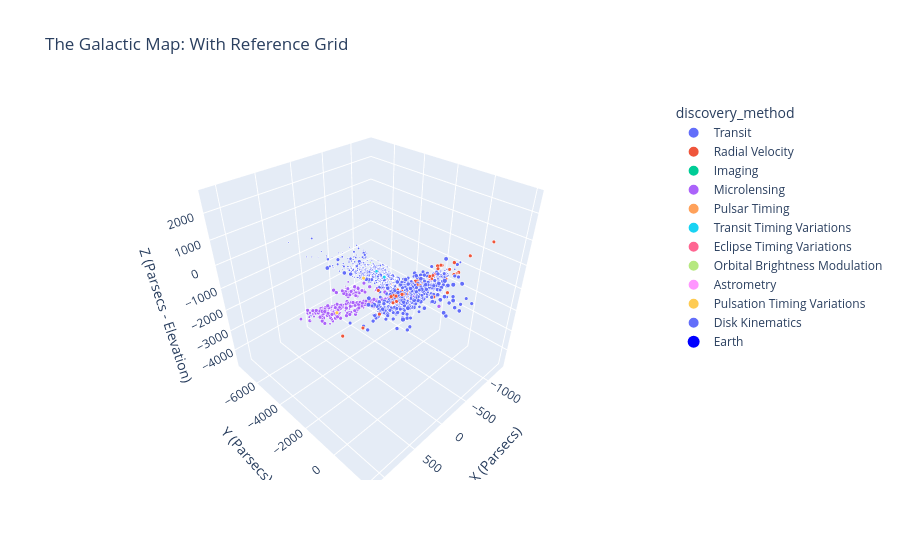

Notebook source saved alongside this figure:
### Code cell
fig = px.scatter_3d(
    df_map, 
    x='X', y='Y', z='Z',
    color='discovery_method',
    size='planet_radius_earth',  
    size_max=15,                 
    hover_name='planet_name',
    title='The Galactic Map: Visualizing Observational Bias',
    opacity=1
)

fig.add_scatter3d(
    x=[0], y=[0], z=[0], 
    mode='markers', 
    marker=dict(size=8, color='blue', symbol='circle'), 
    name='Earth'
)


fig.update_layout(
    scene=dict(
        xaxis=dict(
            title='X (Parsecs)', 
            showgrid=True, 
            zeroline=True,      
        ),
        yaxis=dict(
            title='Y (Parsecs)', 
            showgrid=True, 
            zeroline=True,      
            showline=True
        ),
        zaxis=dict(
            title='Z (Parsecs - Elevation)', 
            showgrid=True, 
            zeroline=True      
        ),
        aspectmode='cube' 
    ),
    title='The Galactic Map: With Reference Grid'
)
fig.show()

### Figure 1 — Plotly figure (JSON) as saved in the notebook; plotly's stock layout.template omitted (floating-point values rounded to 4 significant figures; data arrays with more than 128 entries replaced by an {"elided": "..."} marker saying what was removed)
{"data": [{"hovertemplate": "<b>%{hovertext}</b><br><br>discovery_method=Transit<br>X=%{x}<br>Y=%{y}<br>Z=%{z}<br>planet_radius_earth=%{marker.size}<extra></extra>", "hovertext": {"elided": "4502 str values"}, "legendgroup": "Transit", "marker": {"color": "#636efa", "opacity": 1, "size": {"elided": "4502 float values"}, "sizemode": "area", "sizeref": 0.3437, "symbol": "circle"}, "mode": "markers", "name": "Transit", "scene": "scene", "showlegend": true, "type": "scatter3d", "x": {"elided": "4502 float values"}, "y": {"elided": "4502 float values"}, "z": {"elided": "4502 float values"}}, {"hovertemplate": "<b>%{hovertext}</b><br><br>discovery_method=Radial Velocity<br>X=%{x}<br>Y=%{y}<br>Z=%{z}<br>planet_radius_earth=%{marker.size}<extra></extra>", "hovertext": {"elided": "1181 str values"}, "legendgroup": "Radial Velocity", "marker": {"color": "#EF553B", "opacity": 1, "size": {"elided": "1181 float values"}, "sizemode": "area", "sizeref": 0.3437, "symbol": "circle"}, "mode": "markers", "name": "Radial Velocity", "scene": "scene", "showlegend": true, "type": "scatter3d", "x": {"elided": "1181 float values"}, "y": {"elided": "1181 float values"}, "z": {"elided": "1181 float values"}}, {"hovertemplate": "<b>%{hovertext}</b><br><br>discovery_method=Imaging<br>X=%{x}<br>Y=%{y}<br>Z=%{z}<br>planet_radius_earth=%{marker.size}<extra></extra>", "hovertext": ["GQ Lup b", "HN Peg b", "2MASS J04414489+2301513 b", "CHXR 73 b", "FU Tau b", "Ross 458 c", "ROXs 42 B b", "WD 0806-661 b", "GU Psc b", "USco CTIO 108 b", "CFBDSIR J145829+101343 b", "HD 95086 b", "HD 106906 b", "2MASS J01225093-2439505 b", "HR 8799 b", "HR 8799 d", "HR 8799 e", "HIP 78530 b", "1RXS J160929.1-210524 b", "HR 2562 b", "2MASS J02192210-3925225 b", "HD 100546 b", "KOINTREAU-1 b", "ITG 15 b", "KOINTREAU-3 b", "HD 206893 c", "2MASS J22501512+2325342 b", "HD 169142 b", "HD 135344 A b", "WISPIT 1 b", "HR 8799 c", "LkCa 15 c", "DH Tau b", "COCONUTS-2 b", "USco1621 b", "KOINTREAU-4 b", "Oph 11 b", "HD 284149 AB b", "2MASS J03590986+2009361 b", "2MASS J21252752-8138278 b", "BD+60 1417 b", "HIP 65426 b", "2MASS J12073346-3932539 b", "PDS 70 b", "PDS 70 c", "TYC 8998-760-1 b", "TYC 8998-760-1 c", "2MASS J01033563-5515561 AB b", "AF Lep b", "USco1556 b", "HD 203030 b", "b Cen AB b", "AB Aur b", "bet Pic b", "HIP 21152 b", "VHS J125601.92-125723.9 b", "HIP 81208 C b", "2MASS J11550485-7919108 b", "G 196-3 b", "GJ 900 b", "HIP 39017 b", "HIP 54515 b", "2MASS J0249-0557 c", "WISPIT 2 b", "WISPIT 1 c", "AB Pic b", "GSC 06214-00210 b", "CT Cha b", "LkCa 15 b", "kap And b", "SR 12 AB c", "GJ 504 b", "ROXs 12 b", "2MASS J22362452+4751425 b", "HD 206893 b", "LP 261-75 b", "2M0437 b", "HIP 77900 b", "UCAC4 328-061594 b", "UCAC3 113-933 b", "HIP 79098 AB b", "PZ Tel b", "HIP 99770 b", "51 Eri b", "MWC 758 c", "WISEP J121756.91+162640.2 A b", "CD-35 2722 b", "HD 143811 AB b"], "legendgroup": "Imaging", "marker": {"color": "#00cc96", "opacity": 1, "size": [33.6, 11.78, 12.6, 12.3, 12.2, 14.01, 12.5, 12.6, 14.18, 12.3, 12.4, 12.9, 12.4, 11.21, 13.0, 13.0, 13.11, 12.0, 18.65, 12.44, 16.14, 77.34, 12.4, 12.1, 13.1, 16.37, 11.9, 13.1, 16.25, 12.4, 13.0, 2.84, 30.26, 12.44, 12.2, 12.2, 12.3, 12.0, 12.2, 12.4, 14.68, 16.81, 15.69, 21.97, 22.19, 12.3, 12.33, 12.3, 13.0, 12.3, 14.46, 12.4, 12.5, 18.49, 12.0, 13.67, 12.3, 12.1, 12.0, 12.4, 12.0, 12.2, 12.4, 17.93, 12.8, 12.3, 20.18, 24.66, 2.84, 12.3, 12.3, 12.11, 12.2, 12.3, 14.01, 12.1, 13.0, 12.1, 12.1, 12.1, 12.1, 11.9, 12.2, 2.84, 2.84, 10.47, 17.37, 15.69], "sizemode": "area", "sizeref": 0.3437, "symbol": "circle"}, "mode": "markers", "name": "Imaging", "scene": "scene", "showlegend": true, "type": "scatter3d", "x": [-66.36, 14.55, 37.11, -39.69, 49.39, -10.85, -49.32, -4.067, 43.2, -65.29, -16.18, -30.19, -57.47, 28.75, 37.46, 37.46, 37.46, -62.48, -60.19, -3.654, 25.42, -36.91, 53.94, 42.04, -50.36, 33.08, 50.1, 10.52, -74.11, -68.75, 37.46, 50.45, 46.31, -1.148, -51.87, -51.69, -51.34, 52.45, 55.47, 3.874, -22.06, -63.2, -49.56, -71.89, -71.89, -37.34, -37.34, 25.86, 3.762, -65.08, 26.87, -58.95, 38.62, 0.688, 16.17, -12.01, -43.3, -18.69, -12.16, 20.67, -32.83, -80.76, 48.45, 47.52, -68.75, -2.218, -42.12, -43.35, 50.45, 35.65, -40.15, -16.33, -48.97, 43.61, 33.08, -23.23, 40.44, -69.77, -32.28, 43.51, -62.31, 6.92, 17.77, 10.46, 18.54, -9.657, -0.738, -57.48], "y": [-103.4, -9.764, 104.4, 9.441, 110.4, -2.946, -120.9, 6.578, 14.16, -120.1, -15.97, 8.508, -4.494, 10.87, -8.739, -8.739, -8.739, -110.4, -115.0, 16.48, 17.69, 4.3, 136.0, 115.1, -117.3, -22.03, -15.74, -98.03, -85.12, 130.4, -8.739, 137.3, 111.4, 2.225, -113.2, -119.5, -113.2, 97.25, 95.27, -3.096, -4.244, -24.45, -1.635, -45.0, -45.0, -14.56, -14.56, 7.367, 26.01, -108.8, -22.75, -50.33, 134.2, 12.39, 40.07, -2.996, -111.7, 0.4015, 6.717, -2.263, 57.41, 18.19, 44.38, -125.0, 130.4, 26.39, -92.33, 10.78, 137.3, -3.054, -93.82, -5.685, -113.3, -16.65, -22.03, 14.65, 107.3, -114.4, 16.66, 4.018, -118.1, -29.33, -26.72, 27.83, 143.0, -0.7579, 18.14, -103.2], "z": [-88.11, 4.62, 47.11, -186.0, 56.52, 2.467, -59.65, -17.62, 13.95, -45.25, 4.102, -80.32, -85.39, -14.12, 14.87, 14.87, 14.87, -51.19, -50.05, -29.52, -25.46, -103.2, 61.36, 59.85, -58.77, -9.018, 22.75, -56.42, -85.51, -176.6, 14.87, 60.14, 60.27, -10.59, -59.36, -64.71, -55.57, 40.88, 40.47, -33.75, 38.94, -85.21, -40.95, -74.77, -74.77, -85.71, -85.71, -38.79, -5.538, -60.96, 17.35, -60.11, 82.41, -15.36, 4.093, -2.847, -86.14, -99.11, 16.79, 0.583, -5.01, -1.927, -6.859, -18.03, -176.6, -42.47, -38.39, -185.4, 60.14, 34.95, -46.92, 2.871, -58.71, 51.59, -9.018, 19.93, 58.03, -69.28, -16.52, -29.25, -58.57, -36.15, 24.01, -1.284, 68.26, 2.859, -13.11, -68.59]}, {"hovertemplate": "<b>%{hovertext}</b><br><br>discovery_method=Microlensing<br>X=%{x}<br>Y=%{y}<br>Z=%{z}<br>planet_radius_earth=%{marker.size}<extra></extra>", "hovertext": {"elided": "272 str values"}, "legendgroup": "Microlensing", "marker": {"color": "#ab63fa", "opacity": 1, "size": {"elided": "272 float values"}, "sizemode": "area", "sizeref": 0.3437, "symbol": "circle"}, "mode": "markers", "name": "Microlensing", "scene": "scene", "showlegend": true, "type": "scatter3d", "x": {"elided": "272 float values"}, "y": {"elided": "272 float values"}, "z": {"elided": "272 float values"}}, {"hovertemplate": "<b>%{hovertext}</b><br><br>discovery_method=Pulsar Timing<br>X=%{x}<br>Y=%{y}<br>Z=%{z}<br>planet_radius_earth=%{marker.size}<extra></extra>", "hovertext": ["PSR B1257+12 b", "PSR B1257+12 d", "PSR J2322-2650 b", "PSR B0329+54 b", "PSR B1257+12 c", "PSR J1719-1438 b"], "legendgroup": "Pulsar Timing", "marker": {"color": "#FFA15A", "opacity": 1, "size": [0.338, 1.8, 13.9, 1.22, 1.91, 2.84], "sizemode": "area", "sizeref": 0.3437, "symbol": "circle"}, "mode": "markers", "name": "Pulsar Timing", "scene": "scene", "showlegend": true, "type": "scatter3d", "x": [-565.4, -565.4, 202.5, 175.1, -565.4, -205.8], "y": [-151.6, -151.6, -33.36, 234.5, -151.6, -1143.0], "z": [131.7, 131.7, -103.9, 411.5, 131.7, -303.2]}, {"hovertemplate": "<b>%{hovertext}</b><br><br>discovery_method=Transit Timing Variations<br>X=%{x}<br>Y=%{y}<br>Z=%{z}<br>planet_radius_earth=%{marker.size}<extra></extra>", "hovertext": ["Kepler-419 c", "Kepler-37 e", "Kepler-415 c", "Kepler-122 f", "Kepler-414 c", "Kepler-415 b", "Kepler-338 e", "Kepler-46 c", "TOI-1266 d", "TOI-2015 c", "Kepler-417 c", "Kepler-414 b", "TOI-199 c", "Kepler-19 c", "WASP-18 c", "Kepler-416 c", "TOI-2202 c", "Kepler-725 c", "AU Mic d", "Kepler-51 e", "Kepler-138 e", "Kepler-416 b", "Kepler-139 f", "Kepler-539 c", "TOI-1408 c", "TOI-4504 d", "TOI-201 c", "Kepler-82 f", "KOI-142 c", "Kepler-1976 b", "KOI-984 c", "Kepler-1513 c", "Kepler-448 c", "WASP-126 c", "TOI-4562 c", "KOI-134 c", "Kepler-411 e", "Kepler-417 b", "Kepler-160 d"], "legendgroup": "Transit Timing Variations", "marker": {"color": "#19d3f3", "opacity": 1, "size": [12.6, 0.37, 2.01, 1.75, 3.01, 1.21, 1.56, 13.5, 1.74, 2.93, 2.69, 1.71, 11.4, 3.68, 8.58, 2.352, 13.4, 3.08, 1.02, 2.18, 0.797, 2.48, 6.67, 13.3, 2.22, 13.6, 11.13, 4.84, 14.0, 12.21, 14.1, 11.0, 12.0, 9.38, 12.8, 9.86, 3.28, 2.31, 2.84], "sizemode": "area", "sizeref": 0.3437, "symbol": "circle"}, "mode": "markers", "name": "Transit Timing Variations", "scene": "scene", "showlegend": true, "type": "scatter3d", "x": [272.1, 11.07, 167.2, 283.7, 129.1, 167.2, 94.01, 188.7, -14.02, -25.81, 288.8, 129.1, 8.814, 60.21, 78.6, 196.6, 40.83, 130.0, 5.479, 224.9, 16.95, 196.6, 60.48, 111.4, 28.75, -66.45, 2.966, 257.2, 103.1, 327.2, 72.63, 91.53, 138.9, 34.42, -56.75, 351.7, 30.17, 288.8, 209.6], "y": [-572.6, -44.21, -379.1, -734.8, -243.2, -379.1, -407.9, -539.9, -4.555, -33.19, -654.0, -243.2, 50.53, -161.7, 35.58, -497.7, 50.83, -522.1, -6.239, -451.6, -45.62, -497.7, -275.2, -199.9, -30.28, 146.0, 65.37, -609.7, -266.6, -803.0, -188.7, -254.4, -267.4, 68.65, 140.4, -734.6, -95.08, -654.0, -654.0], "z": [788.0, 44.82, 331.2, 659.7, 308.4, 331.2, 361.1, 526.0, 32.86, 21.76, 661.5, 308.4, -88.47, 134.1, -88.34, 436.9, -226.7, 534.6, -5.057, 599.9, 45.85, 436.9, 271.1, 205.1, 133.1, -302.7, -93.14, 616.4, 245.6, 988.0, 151.5, 221.1, 262.1, -202.4, -304.0, 824.9, 116.9, 661.5, 637.5]}, {"hovertemplate": "<b>%{hovertext}</b><br><br>discovery_method=Eclipse Timing Variations<br>X=%{x}<br>Y=%{y}<br>Z=%{z}<br>planet_radius_earth=%{marker.size}<extra></extra>", "hovertext": ["UZ For b", "HU Aqr AB b", "UZ For c", "RR Cae b", "DP Leo b", "NN Ser c", "NN Ser d", "NSVS 14256825 b", "NY Vir b", "NY Vir c", "2MASS J19383260+4603591 b", "Kepler-451 d", "HU Aqr AB c", "Kepler-451 c", "DE CVn b", "Kepler-1660 AB b"], "legendgroup": "Eclipse Timing Variations", "marker": {"color": "#FF6692", "opacity": 1, "size": [2.84, 12.8, 2.84, 13.0, 12.7, 12.6, 13.3, 12.3, 13.3, 12.8, 13.4, 13.5, 12.9, 13.5, 12.4, 12.9], "sizemode": "area", "sizeref": 0.3437, "symbol": "circle"}, "mode": "markers", "name": "Eclipse Timing Variations", "scene": "scene", "showlegend": true, "type": "scatter3d", "x": [127.3, 139.9, 127.3, 5.856, -285.7, -264.7, -264.7, 469.3, -493.9, -493.9, 114.6, 114.6, 139.9, 114.6, -19.86, 318.5], "y": [174.3, -130.5, 174.3, 12.72, 53.91, -427.5, -427.5, -670.2, -227.2, -227.2, -250.0, -250.0, -130.5, -250.0, -7.911, -849.6], "z": [-104.1, -17.74, -104.1, -15.91, 94.27, 115.3, 115.3, 66.3, -19.27, -19.27, 285.4, 285.4, -17.74, 285.4, 21.79, 767.7]}, {"hovertemplate": "<b>%{hovertext}</b><br><br>discovery_method=Orbital Brightness Modulation<br>X=%{x}<br>Y=%{y}<br>Z=%{z}<br>planet_radius_earth=%{marker.size}<extra></extra>", "hovertext": ["KOI-55 b", "KOI-55 c", "KIC 10001893 b", "KIC 10001893 c", "KIC 10001893 d", "KIC 10068024 b", "KIC 5479689 b", "KIC 8121913 b", "Kepler-76 b"], "legendgroup": "Orbital Brightness Modulation", "marker": {"color": "#B6E880", "opacity": 1, "size": [0.759, 0.867, 2.84, 2.84, 2.84, 13.4, 14.2, 13.4, 15.24], "sizemode": "area", "sizeref": 0.3437, "symbol": "circle"}, "mode": "markers", "name": "Orbital Brightness Modulation", "scene": "scene", "showlegend": true, "type": "scatter3d", "x": [411.9, 411.9, 341.1, 341.1, 341.1, 158.8, 169.1, 246.8, 259.8], "y": [-831.3, -831.3, -1089.0, -1089.0, -1089.0, -465.2, -301.0, -445.8, -578.3], "z": [809.1, 809.1, 1223.0, 1223.0, 1223.0, 527.6, 296.3, 490.5, 524.8]}, {"hovertemplate": "<b>%{hovertext}</b><br><br>discovery_method=Astrometry<br>X=%{x}<br>Y=%{y}<br>Z=%{z}<br>planet_radius_earth=%{marker.size}<extra></extra>", "hovertext": ["DENIS-P J082303.1-491201 b", "GJ 896 A b", "HD 128717 b", "HIP 66074 b", "Gaia-5 b", "Gaia-4 b"], "legendgroup": "Astrometry", "marker": {"color": "#FF97FF", "opacity": 1, "size": [11.9, 13.3, 12.1, 12.9, 12.1, 12.4], "sizemode": "area", "sizeref": 0.3437, "symbol": "circle"}, "mode": "markers", "name": "Astrometry", "scene": "scene", "showlegend": true, "type": "scatter3d", "x": [-7.931, 5.841, -30.66, -8.43, 16.25, -54.41], "y": [11.01, -0.7203, -24.9, -3.607, -25.97, -30.79], "z": [-15.72, 2.135, 62.15, 34.24, 27.52, 38.61]}, {"hovertemplate": "<b>%{hovertext}</b><br><br>discovery_method=Pulsation Timing Variations<br>X=%{x}<br>Y=%{y}<br>Z=%{z}<br>planet_radius_earth=%{marker.size}<extra></extra>", "hovertext": ["V0391 Peg b", "KIC 7917485 b"], "legendgroup": "Pulsation Timing Variations", "marker": {"color": "#FECB52", "opacity": 1, "size": [13.1, 12.4], "sizemode": "area", "sizeref": 0.3437, "symbol": "circle"}, "mode": "markers", "name": "Pulsation Timing Variations", "scene": "scene", "showlegend": true, "type": "scatter3d", "x": [937.2, 491.9], "y": [-518.4, -871.7], "z": [532.1, 954.2]}, {"hovertemplate": "<b>%{hovertext}</b><br><br>discovery_method=Disk Kinematics<br>X=%{x}<br>Y=%{y}<br>Z=%{z}<br>planet_radius_earth=%{marker.size}<extra></extra>", "hovertext": ["HD 97048 b"], "legendgroup": "Disk Kinematics", "marker": {"color": "#636efa", "opacity": 1, "size": [13.3], "sizemode": "area", "sizeref": 0.3437, "symbol": "circle"}, "mode": "markers", "name": "Disk Kinematics", "scene": "scene", "showlegend": true, "type": "scatter3d", "x": [-38.3], "y": [8.834], "z": [-179.6]}, {"marker": {"color": "blue", "size": 8, "symbol": "circle"}, "mode": "markers", "name": "Earth", "type": "scatter3d", "x": [0], "y": [0], "z": [0]}], "layout": {"legend": {"itemsizing": "constant", "title": {"text": "discovery_method"}, "tracegroupgap": 0}, "scene": {"aspectmode": "cube", "domain": {"x": [0, 1], "y": [0, 1]}, "xaxis": {"showgrid": true, "title": {"text": "X (Parsecs)"}, "zeroline": true}, "yaxis": {"showgrid": true, "showline": true, "title": {"text": "Y (Parsecs)"}, "zeroline": true}, "zaxis": {"showgrid": true, "title": {"text": "Z (Parsecs - Elevation)"}, "zeroline": true}}, "title": {"text": "The Galactic Map: With Reference Grid"}}}
